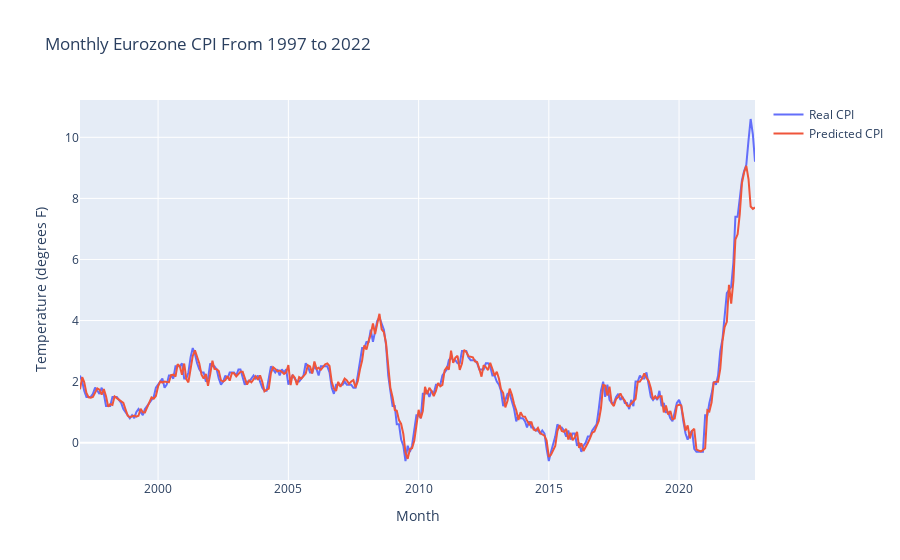

The cell this chart's notebook holds for it:
### Code cell
import plotly.graph_objects as go
fig = go.Figure()
fig.add_trace(go.Scatter(x=cpi.index, y=cpi.values,
                    mode='lines',
                    name='Real CPI'))
fig.add_trace(go.Scatter(x=pred.index, y=pred.values,
                    mode='lines',
                    name='Predicted CPI'))
fig.update_layout(title='Monthly Eurozone CPI From 1997 to 2022 (Blue) with Predicted CPI Using Exogenous Variables',
                   xaxis_title='Month',
                   yaxis_title='CPI Rate')

fig.show()

### Figure 1 — Plotly figure (JSON) as saved in the notebook; plotly's stock layout.template omitted (floating-point values rounded to 4 significant figures; data arrays with more than 128 entries replaced by an {"elided": "..."} marker saying what was removed)
{"data": [{"mode": "lines", "name": "Real CPI", "type": "scatter", "x": {"elided": "312 str values"}, "y": {"elided": "312 float values"}}, {"mode": "lines", "name": "Predicted CPI", "type": "scatter", "x": {"elided": "312 str values"}, "y": {"elided": "312 float values"}}], "layout": {"title": {"text": "Monthly Eurozone CPI From 1997 to 2022"}, "xaxis": {"title": {"text": "Month"}}, "yaxis": {"title": {"text": "Temperature (degrees F)"}}}}
